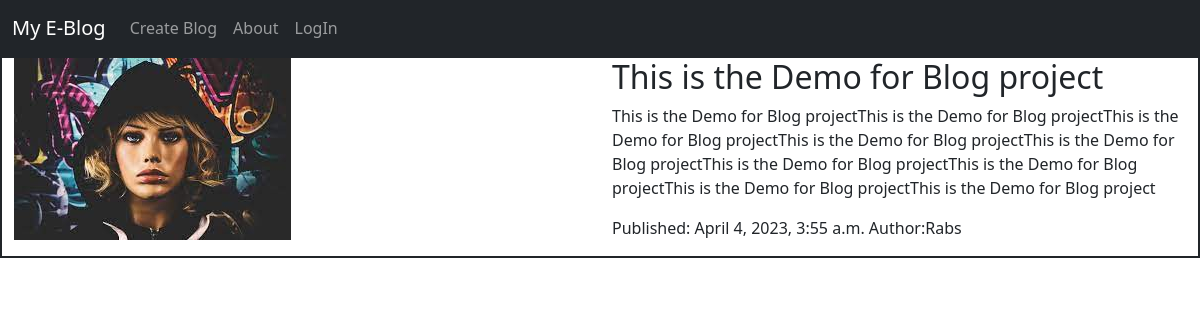
Screenshot of /post/2 with the database file from the repository.
### blog/models.py (models this page shows, shortened)
class Post(models.Model):
    title = models.CharField(max_length=50)
    author =models.CharField(max_length=50)
    desc = models.TextField()
    img = models.ImageField( upload_to='images/', height_field=None, width_field=None, max_length=None)
    updated = models.DateTimeField(auto_now=True, auto_now_add=False)

### blog/views.py (the view)
# urls.py: path('post/<int:id>', views.post , name='viewblog'),
def post(request, id):
    if request.method == 'GET':
        myobj = Post.objects.get(id=id)
        param = {
        'object': myobj
        }
        return render(request, 'blog/post.html', param)

### blog/templates/blog/post.html (shortened to what this page needs)
{% extends 'blog/base.html' %}
{% block content %}
<div class="container-fluid border border-primary" style="border: 2px solid !important;">
  <div class="row">
      <div class="col-md-6">
          <img src="/media/{{object.img}}" class="img-fluid" alt="Image Description">
      </div>
      <div class="col-md-6">
          <h2>{{object.title}}</h2>
          <p>{{object.desc}}</p>
          <p>Published: {{object.updated}} Author:{{object.author}}</p>
      </div>
  </div>
</div>
{% endblock content %}

### blog/templates/blog/base.html (shortened to what this page needs)
{% load static %}
<!DOCTYPE html>
<html lang="en">
  <head>
    <link rel="stylesheet" href="{% static 'blog/css/main.css' %}" />
    <link rel="stylesheet" href="{% static 'blog/css/bootstrap.css' %}" />
  </head>
  <body>
    <nav class="navbar navbar-expand-lg navbar-dark bg-dark">
      <div class="container-fluid">
        <a class="navbar-brand" href="/">My E-Blog</a>
        <div class="collapse navbar-collapse" id="navbarNav">
          <ul class="navbar-nav">
            <li class="nav-item">
              <a class="nav-link" href="{% url 'cr' %}">Create Blog</a>
            </li>
            <li class="nav-item">
              <a class="nav-link" href="">About</a>
            </li>
            {% if user.is_authenticated %}
            <li class="nav-item">
                <a class="nav-link" href="">Hello! {{user}}</a>
              </li>
            <li class="nav-item">
              <a class="nav-link" href="{% url 'out' %}">Logout</a>
            </li>
            {% else %}
            <li class="nav-item">
              <a
                class="nav-link"
                href="{% url 'in' %}">LogIn</a>
            </li>
            {% endif %}
          </ul>
        </div>
      </div>
    </nav>
    {% block content %}{% endblock content %}
  </body>
</html>

### blog/static/blog/css/main.css (style rules this page uses)
h2 { font-size: 28px; margin-top: 0; }

### rows the page displays
Post: img (picture), title "This is the Demo for Blog project", desc "This is the Demo for Blog projectThis is the Demo for Blog projectThis is the Demo for Blog projectThis is the Demo for Blog projectThis is the Demo for Blog projectThis is the Demo for Blog projectThis is the Demo for Blog projectThis is the Demo for Blog projectThis is the Demo for Blog project", updated "April 4, 2023, 3:55 a.m.", author "Rabs"
